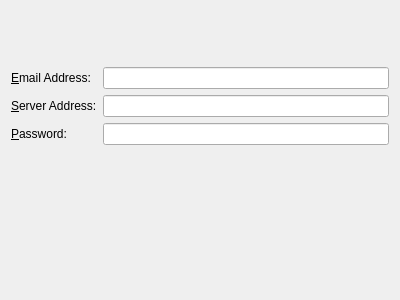
<?xml version="1.0" encoding="UTF-8"?>
<ui version="4.0">
 <class>kolabWizard</class>
 <widget class="QWidget" name="kolabWizard">
  <property name="geometry">
   <rect>
    <x>0</x>
    <y>0</y>
    <width>400</width>
    <height>300</height>
   </rect>
  </property>
  <property name="windowTitle">
   <string>Form</string>
  </property>
  <layout class="QFormLayout" name="formLayout">
   <item row="2" column="0">
    <widget class="QLabel" name="label">
     <property name="text">
      <string>&amp;Email Address:</string>
     </property>
     <property name="buddy">
      <cstring>emailAddress</cstring>
     </property>
    </widget>
   </item>
   <item row="2" column="1">
    <widget class="KLineEdit" name="emailAddress"/>
   </item>
   <item row="3" column="0">
    <widget class="QLabel" name="label_2">
     <property name="text">
      <string>&amp;Server Address:</string>
     </property>
     <property name="buddy">
      <cstring>serverAddress</cstring>
     </property>
    </widget>
   </item>
   <item row="3" column="1">
    <widget class="KLineEdit" name="serverAddress"/>
   </item>
   <item row="4" column="0">
    <widget class="QLabel" name="label_3">
     <property name="text">
      <string>&amp;Password:</string>
     </property>
     <property name="buddy">
      <cstring>password</cstring>
     </property>
    </widget>
   </item>
   <item row="4" column="1">
    <widget class="KLineEdit" name="password">
     <property name="passwordMode">
      <bool>true</bool>
     </property>
    </widget>
   </item>
   <item row="5" column="0">
    <spacer name="verticalSpacer_2">
     <property name="orientation">
      <enum>Qt::Vertical</enum>
     </property>
     <property name="sizeHint" stdset="0">
      <size>
       <width>20</width>
       <height>138</height>
      </size>
     </property>
    </spacer>
   </item>
   <item row="1" column="0">
    <spacer name="verticalSpacer">
     <property name="orientation">
      <enum>Qt::Vertical</enum>
     </property>
     <property name="sizeHint" stdset="0">
      <size>
       <width>20</width>
       <height>40</height>
      </size>
     </property>
    </spacer>
   </item>
  </layout>
 </widget>
 <customwidgets>
  <customwidget>
   <class>KLineEdit</class>
   <extends>QLineEdit</extends>
   <header>klineedit.h</header>
  </customwidget>
 </customwidgets>
 <resources/>
 <connections/>
</ui>
